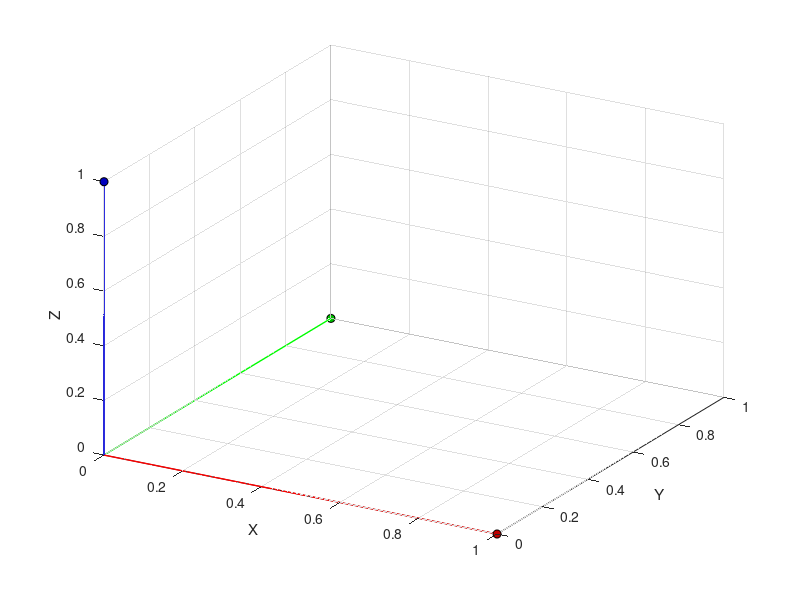

Reproduce this figure in MATLAB.
function drawFrame(varargin)
R = eye(3);
xQ = zeros(3,1);
l = 1;
linewidth = 1;
linestyle = '-';
if nargin > 0
    R = varargin{1};
end
if nargin > 1
    xQ = varargin{2};
end
if nargin > 2
    l = varargin{3};
end
if nargin > 3
    linestyle = varargin{4};
end
if nargin > 4
    linewidth = varargin{5};
end

e = [[l;0;0],[0;l;0],[0;0;l]];
    
    R2 = xQ + R*e;
    
%     plot3([xQ(1) R2(1,1)],[xQ(2) R2(2,1)],[xQ(3) R2(3,1)],'r','linewidth',2);
%     plot3([xQ(1) R2(1,2)],[xQ(2) R2(2,2)],[xQ(3) R2(3,2)],'g','linewidth',2);
%     plot3([xQ(1) R2(1,3)],[xQ(2) R2(2,3)],[xQ(3) R2(3,3)],'b','linewidth',2);
    
  
s.xaxis = line([xQ(1) R2(1,1)],[xQ(2) R2(2,1)],[xQ(3) R2(3,1)]); hold on ;
s.yaxis = line([xQ(1) R2(1,2)],[xQ(2) R2(2,2)],[xQ(3) R2(3,2)]);
s.zaxis = line([xQ(1) R2(1,3)],[xQ(2) R2(2,3)],[xQ(3) R2(3,3)]);

set(s.xaxis,'Color','r', 'linewidth', linewidth, 'LineStyle', linestyle);
set(s.yaxis,'Color','g', 'linewidth', linewidth, 'LineStyle', linestyle);
set(s.zaxis,'Color','b', 'linewidth', linewidth, 'LineStyle', linestyle);

scatter3(R2(1,1),R2(2,1),R2(3,1), 'MarkerEdgeColor','k',...
    'MarkerFaceColor',[0.75 .0 .0]);
scatter3(R2(1,2),R2(2,2),R2(3,2), 'MarkerEdgeColor','k',...
    'MarkerFaceColor',[0 .75 .0]);
scatter3(R2(1,3),R2(2,3),R2(3,3), 'MarkerEdgeColor','k',...
    'MarkerFaceColor',[0. .0 .75]);

grid on; 
xlabel('X');
ylabel('Y');
zlabel('Z');
% grid minor;
    
view([30,30]);
    
end